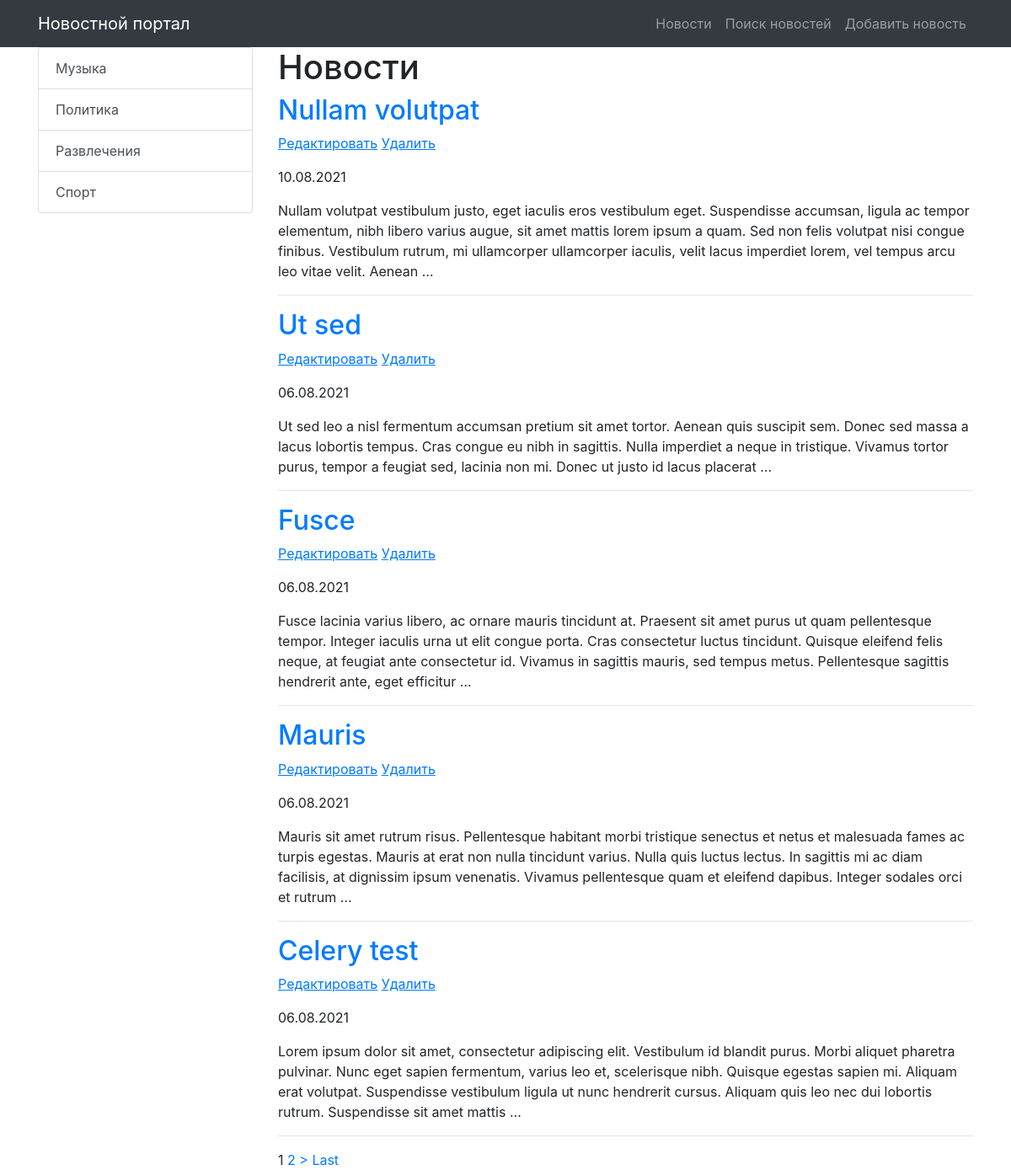
The page /news/ (signed in) on the database its author committed.
### news/models.py (models this page shows, shortened)
class Category(models.Model):
    title = models.CharField(max_length=255, unique=True, verbose_name='Название категории')
    subscribers = models.ManyToManyField(User)
    class Meta:
        verbose_name = 'Категория'
        verbose_name_plural = 'Категории'
        ordering = ['title']
    def get_absolute_url(self):
        return reverse('news_category', kwargs={'category_id': self.pk})

class Post(models.Model):
    TYPE = [
        ('Article', 'Статья'),
        ('News', 'Новость'),
    ]
    author = models.ForeignKey(Author, on_delete=models.CASCADE, verbose_name='Автор')
    category = models.ManyToManyField(Category, through='PostCategory')
    type = models.CharField(max_length=20, choices=TYPE, verbose_name='Тип поста', default='Article')
    creation_datetime = models.DateTimeField(auto_now_add=True, verbose_name='Дата публикации')
    title = models.CharField(max_length=255, verbose_name='Название')
    text = models.TextField(verbose_name='Содержание')
    rating = models.IntegerField(default=0, verbose_name='Рейтинг')
    class Meta:
        verbose_name = 'Пост'
        verbose_name_plural = 'Посты'
        ordering = ['-creation_datetime', 'title']

### news/views.py (the view)
# urls.py: path('', NewsList.as_view()),
class NewsList(LoginRequiredMixin, ListView):
    model = Post
    template_name = 'news/news.html'
    context_object_name = 'news'
    queryset = Post.objects.order_by('-creation_datetime')
    paginate_by = 5
    def get_context_data(self, **kwargs):
        context = super().get_context_data(**kwargs)
        context['posts_amount'] = len(Post.objects.all())
        context['categories'] = Category.objects.all()
        return context

### news/templatetags/custom_filters.py (called while the page is built)
@register.filter(name='censor')
def censor(text, swearing):
    if swearing in text:
        return text.replace(swearing, '***')
    return text

### templates/news/news.html (shortened to what this page needs)
{% extends 'default.html' %}
{% load custom_filters %}
{% block content %}
    <h1>Новости</h1>
    {% if news %}
        {% for item in news %}
            <h2>
                <a href="{% url 'news_one' item.pk %}">{{ item.title | censor:'очень_плохое_слово'}}</a>
            </h2>
            <p>
                <a href="{% url 'news_update' item.pk %}"><u>Редактировать</u></a>
                <a href="{% url 'news_delete' item.pk %}"><u> Удалить </u></a>
            </p>
            <p>{{ item.creation_datetime | date:'d.m.Y'}}</p>
            <p>{{ item.text | censor:'очень_плохое_слово' | truncatewords_html:50}}</p>
            <hr>
        {% endfor %}
    {% else %}
        <h2>Нет никаких новостей :(</h2>
    {% endif %}
    {% if is_paginated %}
        {% for num in page_obj.paginator.page_range %}
            {% if page_obj.number == num %}
                <a>{{ num }}</a>
            {% elif num > page_obj.number|add:'-2' and num < page_obj.number|add:'2' %}
                <a href="?page={{ num }}">{{ num }}</a>
            {% endif %}
        {% endfor %}
        {% if page_obj.has_next %}
            <a href="?page={{ page_obj.next_page_number }}">></a>
            <a href="?page={{ page_obj.paginator.num_pages }}">Last</a>
        {% endif %}
    {% endif %}
{% endblock content %}

### templates/default.html (shortened to what this page needs)
{% load static %}
<!DOCTYPE html>
<html lang="en">
<head>
    <link href="{% static 'vendor/bootstrap/css/bootstrap.min.css' %}" rel="stylesheet">
</head>
<body>
{% load cache %}
{% cache 30 nav %}
{% block nav %}
<nav class="navbar navbar-expand-lg navbar-dark bg-dark static-top">
    <div class="container">
        <a class="navbar-brand" href="/news/">Новостной портал</a>
        <div class="collapse navbar-collapse" id="navbarResponsive">
            <ul class="navbar-nav ml-auto">
                <li class="nav-item">
                    <a class="nav-link" href="/news/">Новости</a>
                </li>
                <li class="nav-item">
                    <a class="nav-link" href="{% url 'news_search' %}">Поиск новостей</a>
                </li>
                <li class="nav-item">
                    <a class="nav-link" href="{% url 'news_add' %}">Добавить новость</a>
                </li>
            </ul>
        </div>
    </div>
</nav>
{% endblock %}
{% endcache %}
<div class="container">
    <div class="row">
        <div class="col-md-3">
            <div class="list-group">
                {% for item in categories %}
                <a href="{{ item.get_absolute_url }}" class="list-group-item list-group-item-action">
                    {{ item.title }}
                </a>
                {% endfor %}
            </div>
        </div>
        <div class="col-md-9">
            {% block content %}
            {% endblock content %}
        </div>
    </div>
</div>
</body>
</html>

### rows shown on the page
Category: title "Музыка"
Category: title "Политика"
Category: title "Развлечения"
Category: title "Спорт"
Post: title|censor "Nullam volutpat", creation_datetime "10.08.2021", text|censor "Nullam volutpat vestibulum justo, eget iaculis eros vestibulum eget. Suspendisse accumsan, ligula ac tempor elementum, nibh libero varius augue, sit amet mattis lorem ipsum a quam. Sed non felis volutpat nisi congue finibus. Vestibulum rutrum, mi ullamcorper ullamcorper iaculis, velit lacus imperdiet lorem, vel tempus arcu leo vitae velit. Aenean …"
Post: title|censor "Ut sed", creation_datetime "06.08.2021", text|censor "Ut sed leo a nisl fermentum accumsan pretium sit amet tortor. Aenean quis suscipit sem. Donec sed massa a lacus lobortis tempus. Cras congue eu nibh in sagittis. Nulla imperdiet a neque in tristique. Vivamus tortor purus, tempor a feugiat sed, lacinia non mi. Donec ut justo id lacus placerat …"
Post: title|censor "Fusce", creation_datetime "06.08.2021", text|censor "Fusce lacinia varius libero, ac ornare mauris tincidunt at. Praesent sit amet purus ut quam pellentesque tempor. Integer iaculis urna ut elit congue porta. Cras consectetur luctus tincidunt. Quisque eleifend felis neque, at feugiat ante consectetur id. Vivamus in sagittis mauris, sed tempus metus. Pellentesque sagittis hendrerit ante, eget efficitur …"
Post: title|censor "Mauris", creation_datetime "06.08.2021", text|censor "Mauris sit amet rutrum risus. Pellentesque habitant morbi tristique senectus et netus et malesuada fames ac turpis egestas. Mauris at erat non nulla tincidunt varius. Nulla quis luctus lectus. In sagittis mi ac diam facilisis, at dignissim ipsum venenatis. Vivamus pellentesque quam et eleifend dapibus. Integer sodales orci et rutrum …"
Post: title|censor "Celery test", creation_datetime "06.08.2021", text|censor "Lorem ipsum dolor sit amet, consectetur adipiscing elit. Vestibulum id blandit purus. Morbi aliquet pharetra pulvinar. Nunc eget sapien fermentum, varius leo et, scelerisque nibh. Quisque egestas sapien mi. Aliquam erat volutpat. Suspendisse vestibulum ligula ut nunc hendrerit cursus. Aliquam quis leo nec dui lobortis rutrum. Suspendisse sit amet mattis …"

### other values the page prints
{{ num }} "1"
{{ num }} "2"
